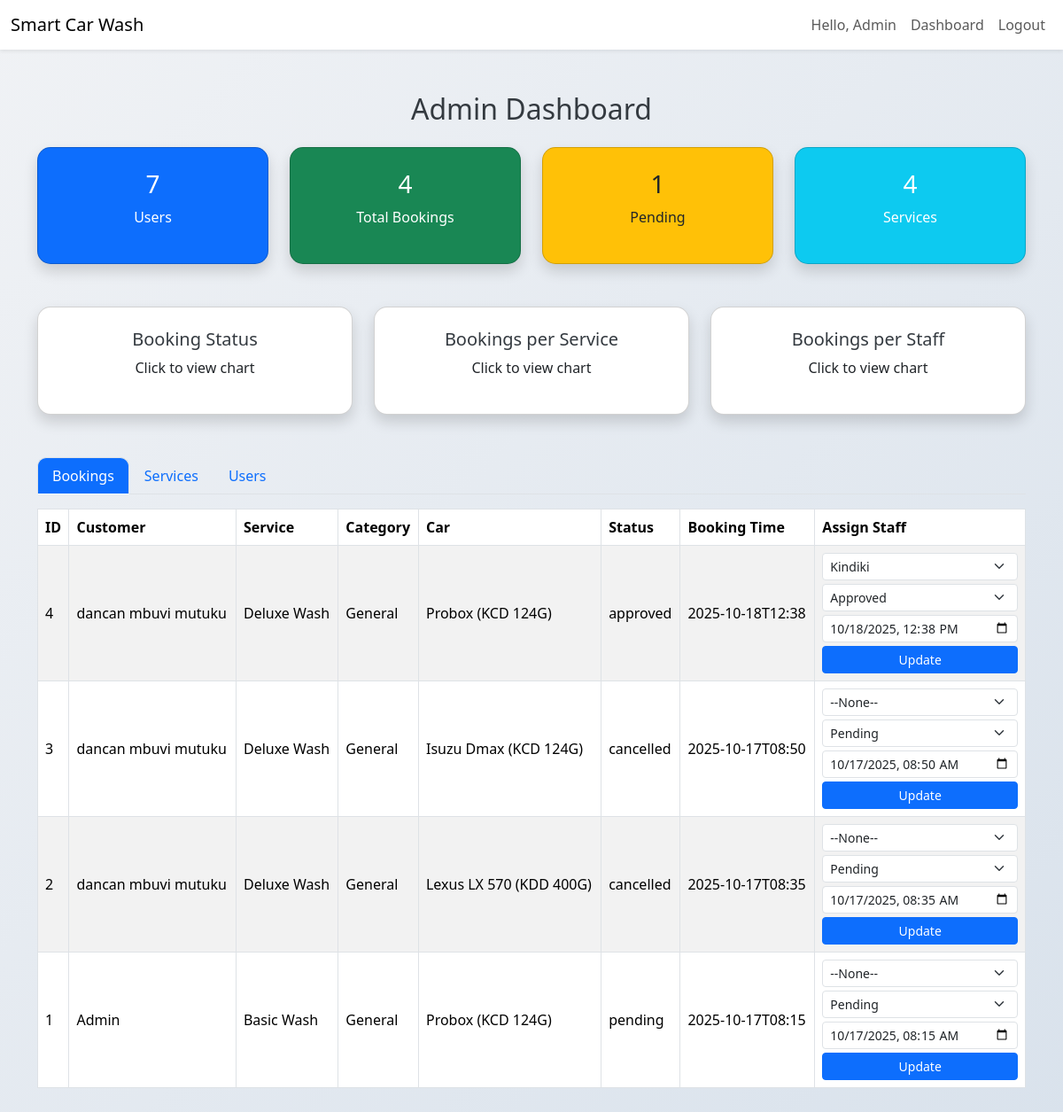
/admin/dashboard.php (signed in), run on an earlier commit of the app's database.
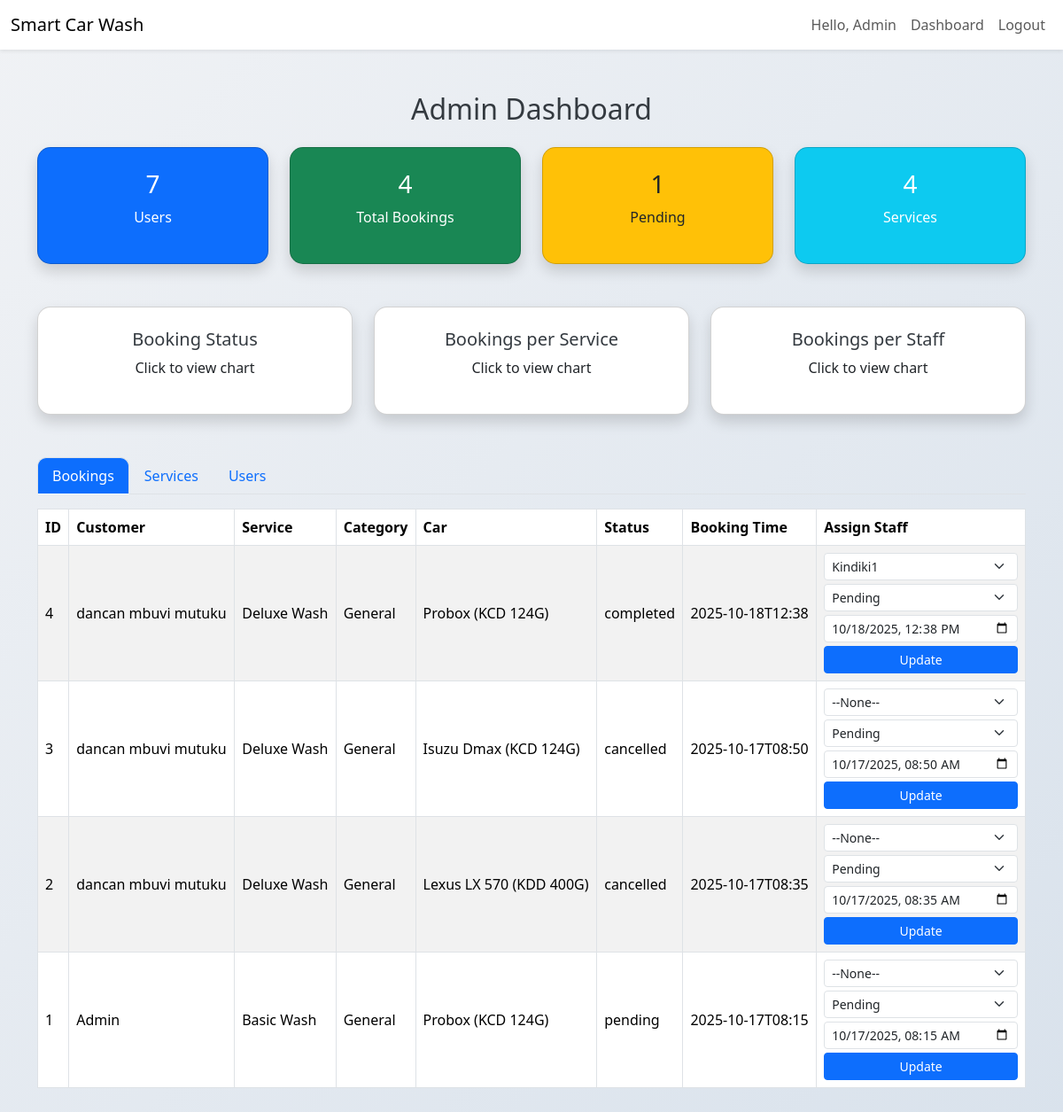
And on a later commit of the database.
### tables this page shows
CREATE TABLE bookings (
    id INTEGER PRIMARY KEY AUTOINCREMENT,
    user_id INTEGER,
    car_model TEXT,
    license_plate TEXT,
    service_id INTEGER,
    booking_time DATETIME,
    status TEXT DEFAULT 'pending',
    payment_status TEXT DEFAULT 'pending',
    created_at DATETIME DEFAULT CURRENT_TIMESTAMP
, staff_id INTEGER);

CREATE TABLE users (
    id INTEGER PRIMARY KEY AUTOINCREMENT,
    name TEXT NOT NULL,
    email TEXT UNIQUE NOT NULL,
    password TEXT NOT NULL,
    role TEXT DEFAULT 'customer',
    created_at DATETIME DEFAULT CURRENT_TIMESTAMP
);

CREATE TABLE services (
    id INTEGER PRIMARY KEY AUTOINCREMENT,
    service_name TEXT,
    description TEXT,
    price REAL,
    duration INTEGER,
    created_at DATETIME DEFAULT CURRENT_TIMESTAMP
, category TEXT DEFAULT 'General');

### admin/dashboard.php (the view, shortened to what this page needs)
<?php
require_once __DIR__.'/../includes/db.php';
$total_users = $db->query("SELECT COUNT(*) FROM users")->fetchColumn();
$total_bookings = $db->query("SELECT COUNT(*) FROM bookings")->fetchColumn();
$pending_bookings = $db->query("SELECT COUNT(*) FROM bookings WHERE status='pending'")->fetchColumn();
$total_services = $db->query("SELECT COUNT(*) FROM services")->fetchColumn();
$recent_bookings = $db->query("
    SELECT b.*, u.name AS customer_name, s.service_name, s.category, st.name AS staff_name
    FROM bookings b
    LEFT JOIN users u ON b.user_id = u.id
    LEFT JOIN services s ON b.service_id = s.id
    LEFT JOIN users st ON b.staff_id = st.id
    ORDER BY b.created_at DESC
")->fetchAll(PDO::FETCH_ASSOC);
$all_users = $db->query("SELECT * FROM users ORDER BY created_at DESC")->fetchAll(PDO::FETCH_ASSOC);
$all_staff = $db->query("SELECT * FROM users WHERE role='staff'")->fetchAll(PDO::FETCH_ASSOC);
?>
<!DOCTYPE html>
<html lang="en">
<head>
<link href="https://cdn.jsdelivr.net/npm/bootstrap@5.3.2/dist/css/bootstrap.min.css" rel="stylesheet">
</head>
<body>
<?php include('../includes/topbar.php'); ?>
<div class="container my-5">
<h2 class="text-center mb-4">Admin Dashboard</h2>
<div class="row g-4 mb-5 text-center">
    <div class="col-md-3"><div class="card shadow p-4 bg-primary text-white"><h3><?= $total_users ?></h3><p>Users</p></div></div>
    <div class="col-md-3"><div class="card shadow p-4 bg-success text-white"><h3><?= $total_bookings ?></h3><p>Total Bookings</p></div></div>
    <div class="col-md-3"><div class="card shadow p-4 bg-warning text-dark"><h3><?= $pending_bookings ?></h3><p>Pending</p></div></div>
    <div class="col-md-3"><div class="card shadow p-4 bg-info text-white"><h3><?= $total_services ?></h3><p>Services</p></div></div>
</div>
<div class="row mb-5">
    <div class="col-md-4">
        <div class="card shadow p-4 text-center" data-bs-toggle="modal" data-bs-target="#statusModal">
            <h5>Booking Status</h5><p>Click to view chart</p>
        </div>
    </div>
    <div class="col-md-4">
        <div class="card shadow p-4 text-center" data-bs-toggle="modal" data-bs-target="#serviceModal">
            <h5>Bookings per Service</h5><p>Click to view chart</p>
        </div>
    </div>
    <div class="col-md-4">
        <div class="card shadow p-4 text-center" data-bs-toggle="modal" data-bs-target="#staffModal">
            <h5>Bookings per Staff</h5><p>Click to view chart</p>
        </div>
    </div>
</div>
<ul class="nav nav-tabs" id="adminTabs">
    <li class="nav-item"><button class="nav-link active" data-bs-toggle="tab" data-bs-target="#bookings">Bookings</button></li>
    <li class="nav-item"><button class="nav-link" data-bs-toggle="tab" data-bs-target="#services">Services</button></li>
    <li class="nav-item"><button class="nav-link" data-bs-toggle="tab" data-bs-target="#users">Users</button></li>
</ul>
<div class="tab-content mt-3">
<div class="tab-pane fade show active" id="bookings">
<div class="table-responsive"><table class="table table-striped table-bordered align-middle">
<thead><tr><th>ID</th><th>Customer</th><th>Service</th><th>Category</th><th>Car</th><th>Status</th><th>Booking Time</th><th>Assign Staff</th></tr></thead>
<tbody>
<?php foreach($recent_bookings as $b): ?>
<tr>
<td><?= $b['id'] ?></td>
<td><?= htmlspecialchars($b['customer_name'] ?? 'Unknown') ?></td>
<td><?= htmlspecialchars($b['service_name'] ?? '') ?></td>
<td><?= htmlspecialchars($b['category'] ?? 'General') ?></td>
<td><?= htmlspecialchars($b['car_model'] ?? '') ?> (<?= htmlspecialchars($b['license_plate'] ?? '') ?>)</td>
<td><?= htmlspecialchars($b['status'] ?? '') ?></td>
<td><?= $b['booking_time'] ?? '' ?></td>
<td>
<form method="POST">
<select name="staff_id" class="form-select form-select-sm mb-1">
<option value="">--None--</option>
<?php foreach($all_staff as $s): ?>
<option value="<?= $s['id'] ?>" <?= ($b['staff_id'] ?? '')==$s['id']?'selected':'' ?>><?= htmlspecialchars($s['name']) ?></option>
<?php endforeach; ?>
</select>
<select name="status" class="form-select form-select-sm mb-1">
<option value="pending" <?= ($b['status']??'')=='pending'?'selected':'' ?>>Pending</option>
<option value="approved" <?= ($b['status']??'')=='approved'?'selected':'' ?>>Approved</option>
</select>
<input type="datetime-local" name="booking_time" class="form-control form-control-sm mb-1" value="<?= isset($b['booking_time']) ? date('Y-m-d\TH:i', strtotime($b['booking_time'])) : '' ?>">
<button name="update_booking" class="btn btn-sm btn-primary w-100">Update</button>
</form>
</td>
</tr>
<?php endforeach; ?>
</tbody></table></div>
</div>
</div>
</div>
</body>
</html>

What changed in the data, as far as the page shows it:
changed bookings id 4: status "approved" → "completed"; staff_id "Kindiki" → "Kindiki1"; status "Approved" → "Pending"
